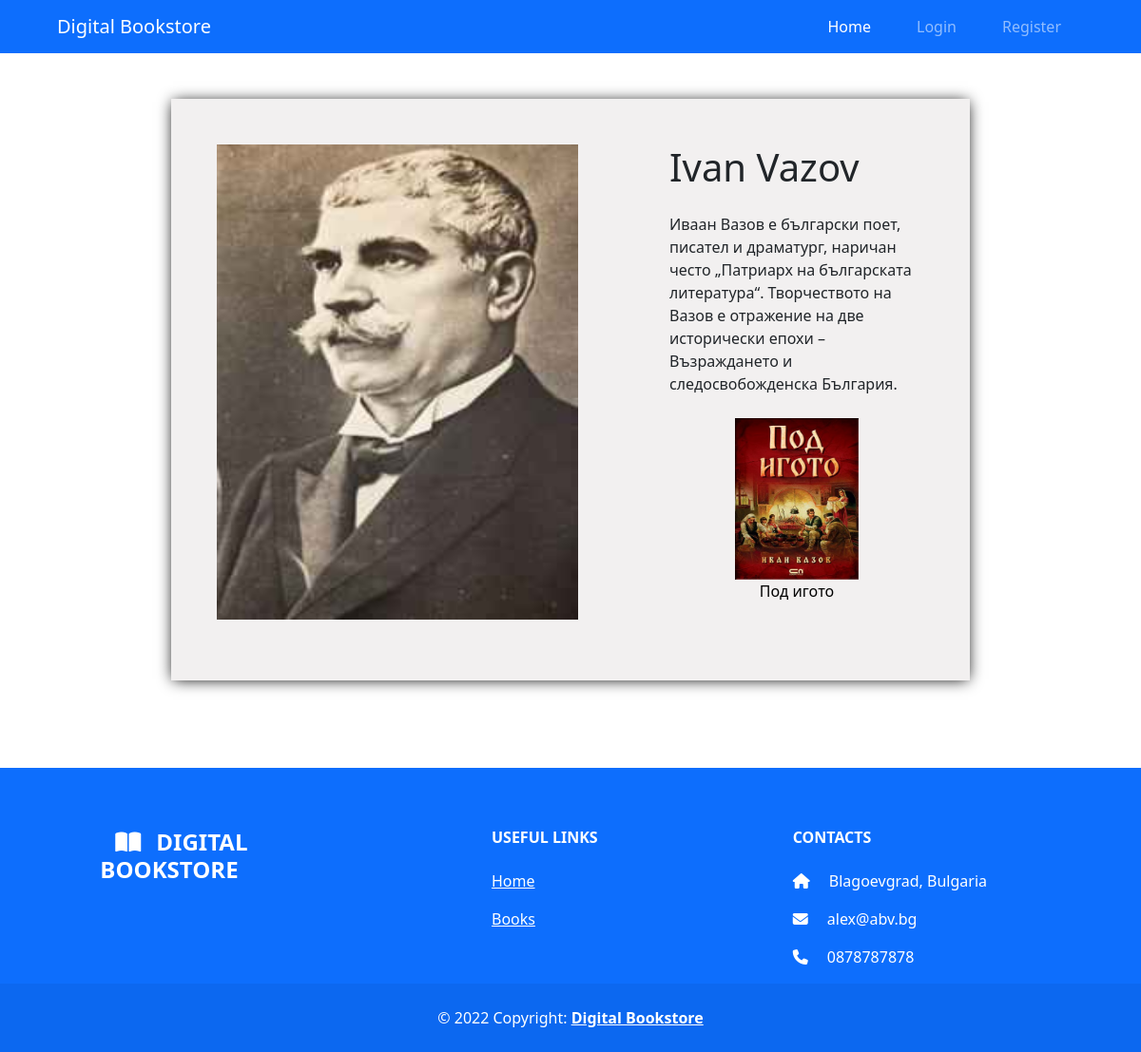
Page /authors/1 on the earlier database version.
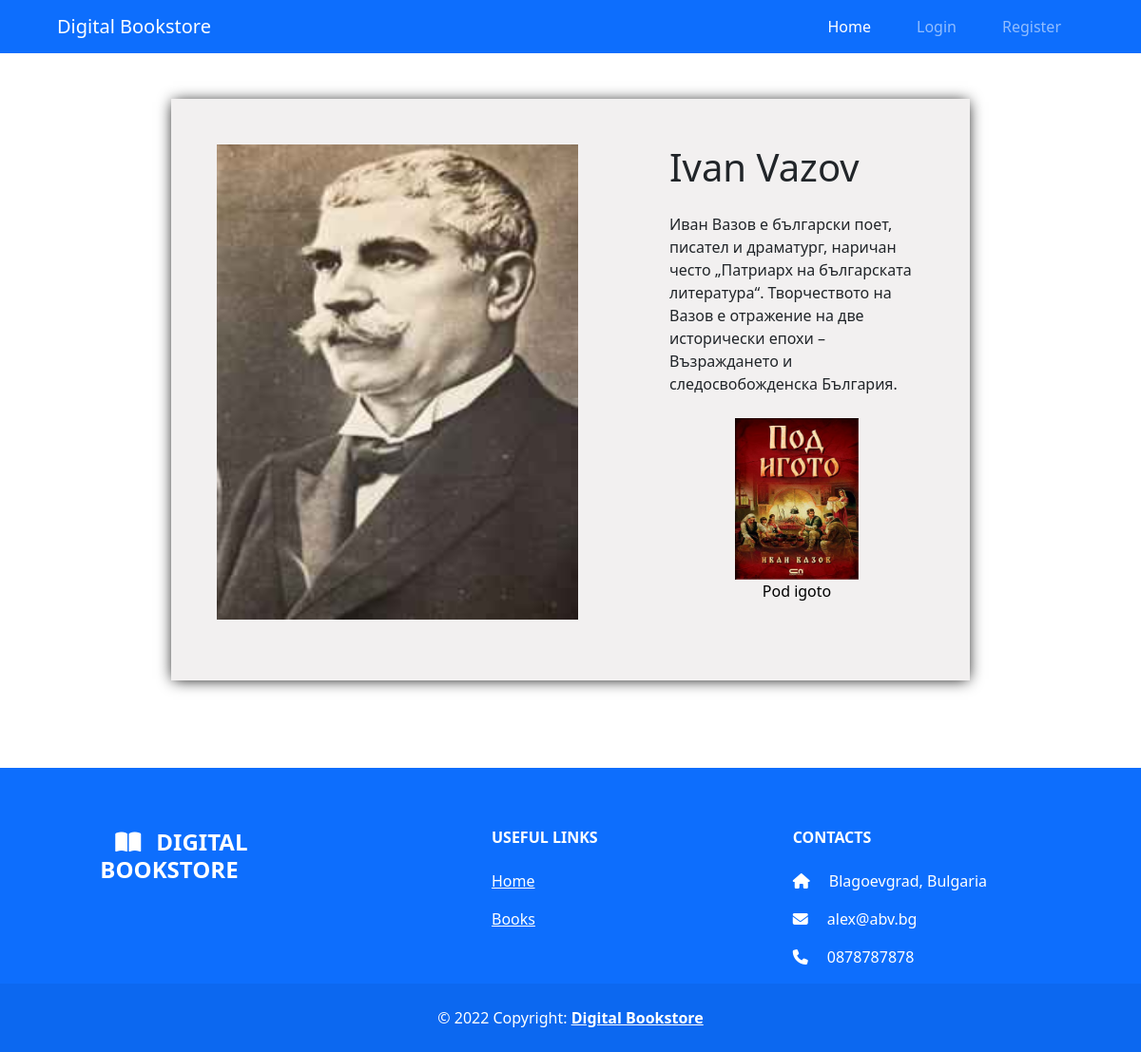
Same page on the later database version.
### tables this page shows
CREATE TABLE books (
    id INT NOT NULL PRIMARY KEY AUTO_INCREMENT,
    title VARCHAR(50) NOT NULL,
    author_id INT NOT NULL,
    genre VARCHAR(30) NOT NULL,
    year_released INT,
    description VARCHAR(5000),
    ISBN VARCHAR(13) NOT NULL,
    language VARCHAR(30) NOT NULL,
    pages INT,
    image VARCHAR(50),
    price FLOAT NOT NULL,
    FOREIGN KEY(author_id) REFERENCES authors(id)
);

CREATE TABLE authors (
    id INT NOT NULL PRIMARY KEY AUTO_INCREMENT,
    first_name VARCHAR(50) NOT NULL,
    last_name VARCHAR(50) NOT NULL,
    image VARCHAR(50),
    bio VARCHAR(5000)
);

### routes.php (called while the page is built, shortened)
<?php
get('/authors/$id', 'author.php');

### classes/Author.class.php (called while the page is built)
<?php
class Author extends Utils {
    private $_pdo = null;
    public function __construct(PDO $_pdo){
        $this->_pdo = $_pdo;
    }
    private function _get_by_id($id) {
        $sql = "SELECT * FROM books JOIN authors ON books.author_id = authors.id WHERE authors.id = '$id'";
        $stmt = $this->_pdo->prepare($sql);
        $stmt->execute();
        $data = $stmt->fetch(PDO::FETCH_ASSOC);
        return $data;
    }
    public function getById($id) {
        return $this->_get_by_id($id);
    }
}

### classes/Book.class.php (called while the page is built, shortened)
<?php
class Book extends Utils {
    private $_pdo = null;
    public function __construct(PDO $_pdo){
        $this->_pdo = $_pdo;
    }
     private function _get_by_author($author_id) {
        $sql = "SELECT books.id AS book_id, authors.id AS author_id, title, books.image AS book_image FROM books JOIN authors ON books.author_id = authors.id WHERE authors.id = '$author_id';";
        $stmt = $this->_pdo->prepare($sql);
        $stmt->execute();
        $data = $stmt->fetchAll(PDO::FETCH_ASSOC);
        return $data;
    }
    public function getByAuthor($author_id) {
        return $this->_get_by_author($author_id);
    }
}

### author.php (the view, shortened to what this page needs)
<!DOCTYPE html>
<html lang="en">
<head>
    <link rel="stylesheet" href="../../system/css/index.css">
    <link rel="stylesheet" href="../../system/css/books.css">
    <link rel="stylesheet" href="../../system/css/wishlist.css">
    <link rel="stylesheet" href="../../system/css/rating.css">
    <link rel="stylesheet" href="../../node_modules/sweetalert2/dist/sweetalert2.css">
    <link href="https://cdn.jsdelivr.net/npm/bootstrap@5.2.0-beta1/dist/css/bootstrap.min.css" rel="stylesheet">
</head>
<body>
    <?php include './header.php' ?>
    <main>
        <section class="d-flex justify-content-around">
            <?php
                require('./conf/db.conf.php');
                require('./classes/Book.class.php');
                require('./classes/Author.class.php');
                $book_class = new Book($pdo_conn);
                $author_class = new Author($pdo_conn);
                $path = $_SERVER['REQUEST_URI'];
                preg_match('/\d+/', $path, $id_array);
                $author_id = $id_array[0];
                $author = $author_class->getById($author_id);
                $author_books = $book_class->getByAuthor($author_id);
                echo
                "
                    <article class='details-book pb-3 my-5 d-flex justify-content-center'>
                        <input type='hidden' value={$author['id']} />
                        <section class='px-5 my-5'>
                            <img src='../../images/{$author['image']}' alt='Book image' class='details-book-img' />
                        </section>
                        <section class='px-5'>
                            <h1 class='mt-5'>{$author['first_name']} {$author['last_name']}</h1>
                            <p class='my-4'>{$author['bio']}</p>
                            <article class='author-books d-flex justify-content-center'>
                ";
                $books_count = sizeof($author_books);
                if ($books_count > 0) {
                    for ($i = 0; $i < $books_count; $i++) {
                        $book = $author_books[$i];
                        echo
                        "
                            <section class='px-3 d-flex flex-column align-items-center'>
                                <img class='author-book-img' src='../../images/{$book['book_image']}' alt='book-cover' />
                                <p><a href='/books/{$book['book_id']}' class='link'>{$book['title']}</a></p>
                            </section>
                        ";
                    }
                    echo "</article>";
                }
            ?>
                </section>
            </article>
        </section>
    </main>
    <?php include './footer.php' ?>
</body>
</html>

Differences in the rows shown:
changed books "Ivan": author.bio "Иваан Вазов е български поет,…" → "Иван Вазов е български поет,…"; title "Под игото" → "Pod igoto"
